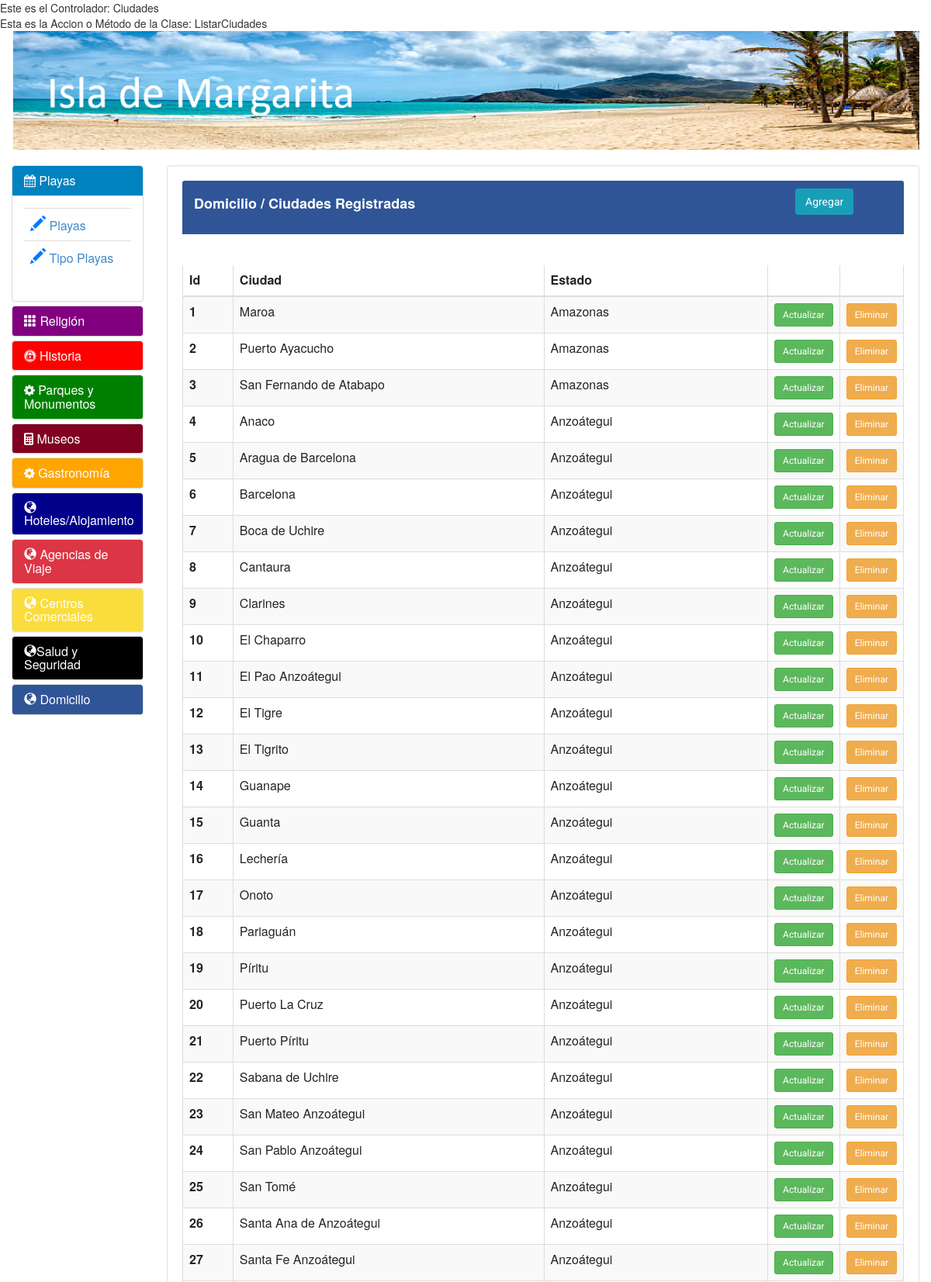
/Ciudades/ListarCiudades (upper part), run on the app's committed database.
### tables this page shows
CREATE TABLE IF NOT EXISTS `tbl_ciudad` (
  `Cod_Ciudad` int NOT NULL,
  `Cod_Estado` int NOT NULL,
  `Des_Ciudad` varchar(52) NOT NULL,
  PRIMARY KEY (`Cod_Ciudad`),
  KEY `Cod_Estado` (`Cod_Estado`)
);

CREATE TABLE IF NOT EXISTS `tbl_estado` (
  `Cod_Estado` int NOT NULL,
  `Des_Estado` varchar(52) NOT NULL,
  PRIMARY KEY (`Cod_Estado`),
  UNIQUE KEY `Des_Estado` (`Des_Estado`)
);

### controllers/CiudadesController.php (called while the page is built, shortened)
<?php
class CiudadesController
{
 	function ListarCiudades(){
		 require_once('views/Ciudades/listarciudades.php');
	}
	static public function ListarCiudades1(){
	   	 require_once('models/CiudadesModel.php');
         $result_Listar= CiudadesModel::ListarCiudades();
         return $result_Listar;
	}
}
?>

### models/CiudadesModel.php (called while the page is built, shortened)
<?php
class CiudadesModel
{
	public static function Get_Data($sql){
		$conexion=Conectar::conexion();
		try {
			!$result = mysqli_query($conexion, $sql);
		if ($result) {
            if (mysqli_affected_rows($conexion) == 0) {
                return false;
            } else {
                return $result;
            }
        } else {
            return false;
        }
		} catch (Exception $e) {
			return false;
		} finally {
			$conexion = Conectar::desconexion($conexion);
		}
	}
	public static function ListarCiudades(){
		$sql_ciudad = "SELECT * FROM tbl_ciudad AS C, tbl_estado AS E WHERE C.Cod_Estado = E.Cod_Estado";
        $result_ciudad = CiudadesModel::Get_Data($sql_ciudad);
        return $result_ciudad;
	}
}
?>

### views/Ciudades/listarciudades.php (the view)
<?php
   require_once('controllers/CiudadesController.php');
   $controller= new CiudadesController();
   $result_ciudad= $controller->ListarCiudades1();
   $numrows = mysqli_num_rows($result_ciudad);
?>
<div class="contaniner">
<div class="panel-heading" style =" background-color: #2F5597">
        <div class = "row">
            <div class = "col-10" style = "color : white">
                <h4> <b>Domicilio / Ciudades Registradas</b></h4>
            </div>
            <div class = "col-2">
                <form action= "<?php echo SERVERURL?>Ciudades/IngresarCiudad" method = "POST">
                    <button type="submit" class="btn btn-prymary" text-align = "center">Agregar</button>
                </form>
            </div>
          </div>
</div>
<br> <br>
<div class="table-responsive">
<table id="dtBasicExample" data-order='[[ 0, "asc" ]]' data-page-length='10' class="table table-sm table-striped table-hover table-bordered" cellspacing="0" width="100%" >
  <thead>
     <tr>
              <th class="th-sm">Id</th>
              <th class="th-sm">Ciudad</th>
              <th class="th-sm">Estado</th>
              <th class="th-sm"></th>
              <th class="th-sm"></th>
     </tr>
  </thead>
 <tbody>
 <?php
      if ($numrows != 0)
      {
         while ($numrows = mysqli_fetch_array($result_ciudad))
         {?>
              <tr>
                  <?php
                      $i = $numrows["Cod_Ciudad"];
                  ?>
                  <th scope="row"><?php echo $numrows["Cod_Ciudad"]; ?></th>
                  <td><?php echo $numrows["Des_Ciudad"]; ?></td>
                  <td><?php echo $numrows["Des_Estado"]; ?></td>
                 <form action= "<?php echo SERVERURL?>Ciudades/ActualizarCiudad/<?php echo $i?>" method = "POST">
                  <td align= "center" width="50px">
                      <button type="submit" class="btn btn-sm btn-success btn-sm" text-align = "center">Actualizar</button>
                  </td>
                  </form>
                  <form action= "<?php echo SERVERURL?>Ciudades/BorrarCiudad/<?php echo $i?>" method = "POST">
                  <td align= "center" width="50px">
                      <button type="submit" class="btn btn-sm btn-warning btn-sm" text-align = "center">Eliminar</button>
                  </td>
                  </form>
              </tr>
          <?php }
      }
?>
</tbody>
</table>
</div>
</div>

### css/style.css (style rules this page uses)
h1, h2, h3, h4, h5, h6 { font-family: "Raleway", Helvetica, Arial, sans-serif; }
h4 { font-size: 18px; }
.btn { background-color: #199EB8; font-family: "Roboto", Helvetica, Arial, sans-serif; font-weight: 800; color: #fff; padding: 15px 45px; border-radius: 50px; }

### data on the page
tbl_ciudad: Cod_Ciudad "1", Des_Ciudad "Maroa", Cod_Estado.Des_Estado "Amazonas"
tbl_ciudad: Cod_Ciudad "2", Des_Ciudad "Puerto Ayacucho", Cod_Estado.Des_Estado "Amazonas"
tbl_ciudad: Cod_Ciudad "3", Des_Ciudad "San Fernando de Atabapo", Cod_Estado.Des_Estado "Amazonas"
tbl_ciudad: Cod_Ciudad "4", Des_Ciudad "Anaco", Cod_Estado.Des_Estado "Anzoátegui"
tbl_ciudad: Cod_Ciudad "5", Des_Ciudad "Aragua de Barcelona", Cod_Estado.Des_Estado "Anzoátegui"
tbl_ciudad: Cod_Ciudad "6", Des_Ciudad "Barcelona", Cod_Estado.Des_Estado "Anzoátegui"
tbl_ciudad: Cod_Ciudad "7", Des_Ciudad "Boca de Uchire", Cod_Estado.Des_Estado "Anzoátegui"
tbl_ciudad: Cod_Ciudad "8", Des_Ciudad "Cantaura", Cod_Estado.Des_Estado "Anzoátegui"
tbl_ciudad: Cod_Ciudad "9", Des_Ciudad "Clarines", Cod_Estado.Des_Estado "Anzoátegui"
tbl_ciudad: Cod_Ciudad "10", Des_Ciudad "El Chaparro", Cod_Estado.Des_Estado "Anzoátegui"
tbl_ciudad: Cod_Ciudad "11", Des_Ciudad "El Pao Anzoátegui", Cod_Estado.Des_Estado "Anzoátegui"
tbl_ciudad: Cod_Ciudad "12", Des_Ciudad "El Tigre", Cod_Estado.Des_Estado "Anzoátegui"
tbl_ciudad: Cod_Ciudad "13", Des_Ciudad "El Tigrito", Cod_Estado.Des_Estado "Anzoátegui"
tbl_ciudad: Cod_Ciudad "14", Des_Ciudad "Guanape", Cod_Estado.Des_Estado "Anzoátegui"
tbl_ciudad: Cod_Ciudad "15", Des_Ciudad "Guanta", Cod_Estado.Des_Estado "Anzoátegui"
tbl_ciudad: Cod_Ciudad "16", Des_Ciudad "Lechería", Cod_Estado.Des_Estado "Anzoátegui"
tbl_ciudad: Cod_Ciudad "17", Des_Ciudad "Onoto", Cod_Estado.Des_Estado "Anzoátegui"
tbl_ciudad: Cod_Ciudad "18", Des_Ciudad "Pariaguán", Cod_Estado.Des_Estado "Anzoátegui"
tbl_ciudad: Cod_Ciudad "19", Des_Ciudad "Píritu", Cod_Estado.Des_Estado "Anzoátegui"
tbl_ciudad: Cod_Ciudad "20", Des_Ciudad "Puerto La Cruz", Cod_Estado.Des_Estado "Anzoátegui"
tbl_ciudad: Cod_Ciudad "21", Des_Ciudad "Puerto Píritu", Cod_Estado.Des_Estado "Anzoátegui"
tbl_ciudad: Cod_Ciudad "22", Des_Ciudad "Sabana de Uchire", Cod_Estado.Des_Estado "Anzoátegui"
tbl_ciudad: Cod_Ciudad "23", Des_Ciudad "San Mateo Anzoátegui", Cod_Estado.Des_Estado "Anzoátegui"
tbl_ciudad: Cod_Ciudad "24", Des_Ciudad "San Pablo Anzoátegui", Cod_Estado.Des_Estado "Anzoátegui"
tbl_ciudad: Cod_Ciudad "25", Des_Ciudad "San Tomé", Cod_Estado.Des_Estado "Anzoátegui"
tbl_ciudad: Cod_Ciudad "26", Des_Ciudad "Santa Ana de Anzoátegui", Cod_Estado.Des_Estado "Anzoátegui"
tbl_ciudad: Cod_Ciudad "27", Des_Ciudad "Santa Fe Anzoátegui", Cod_Estado.Des_Estado "Anzoátegui"

### other printed values
$controller = $router->getController() "Ciudades"
$action = $router->getAction() "ListarCiudades"
